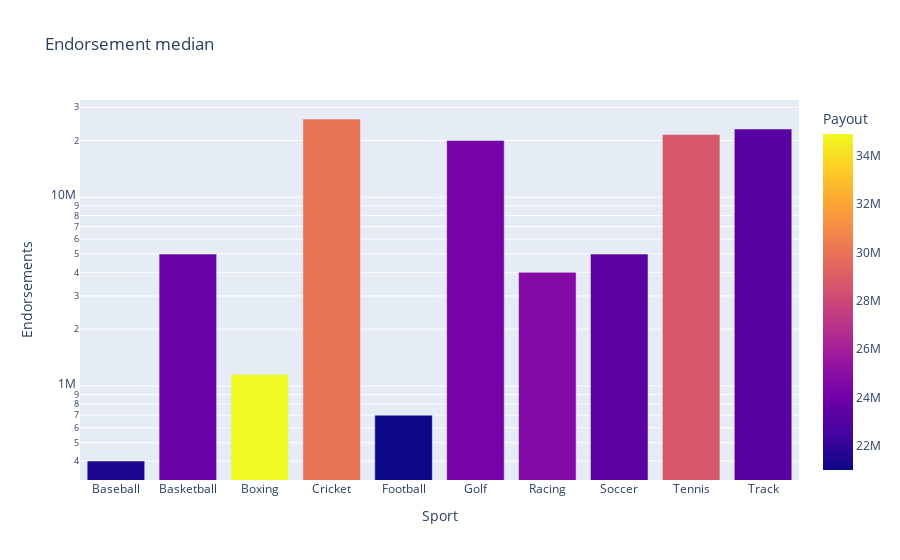

This figure's notebook cell:
### Code cell
plt.figure(figsize=(10,5))
fig = px.bar(df,x=df.index,y='Endorsements',color ='Payout',log_y=True,title="Endorsement median")
fig.show()

### Figure 1 — Plotly figure (JSON) as saved in the notebook; plotly's stock layout.template omitted (floating-point values rounded to 4 significant figures)
{"data": [{"alignmentgroup": "True", "hovertemplate": "Sport=%{x}<br>Endorsements=%{y}<br>Payout=%{marker.color}<extra></extra>", "legendgroup": "", "marker": {"color": [21500000, 23700000, 34900000, 30000000, 21000000, 24300000, 24700000, 23300000, 28750000, 23200000], "coloraxis": "coloraxis", "pattern": {"shape": ""}}, "name": "", "offsetgroup": "", "orientation": "v", "showlegend": false, "textposition": "auto", "type": "bar", "x": ["Baseball", "Basketball", "Boxing", "Cricket", "Football", "Golf", "Racing", "Soccer", "Tennis", "Track"], "xaxis": "x", "y": [400000, 5000000, 1150000, 26000000, 700000, 20000000, 4000000, 5000000, 21500000, 23000000], "yaxis": "y"}], "layout": {"barmode": "relative", "coloraxis": {"colorbar": {"title": {"text": "Payout"}}, "colorscale": [[0, "#0d0887"], [0.1111, "#46039f"], [0.2222, "#7201a8"], [0.3333, "#9c179e"], [0.4444, "#bd3786"], [0.5556, "#d8576b"], [0.6667, "#ed7953"], [0.7778, "#fb9f3a"], [0.8889, "#fdca26"], [1, "#f0f921"]]}, "legend": {"tracegroupgap": 0}, "title": {"text": "Endorsement median"}, "xaxis": {"anchor": "y", "domain": [0, 1], "title": {"text": "Sport"}}, "yaxis": {"anchor": "x", "domain": [0, 1], "title": {"text": "Endorsements"}, "type": "log"}}}
